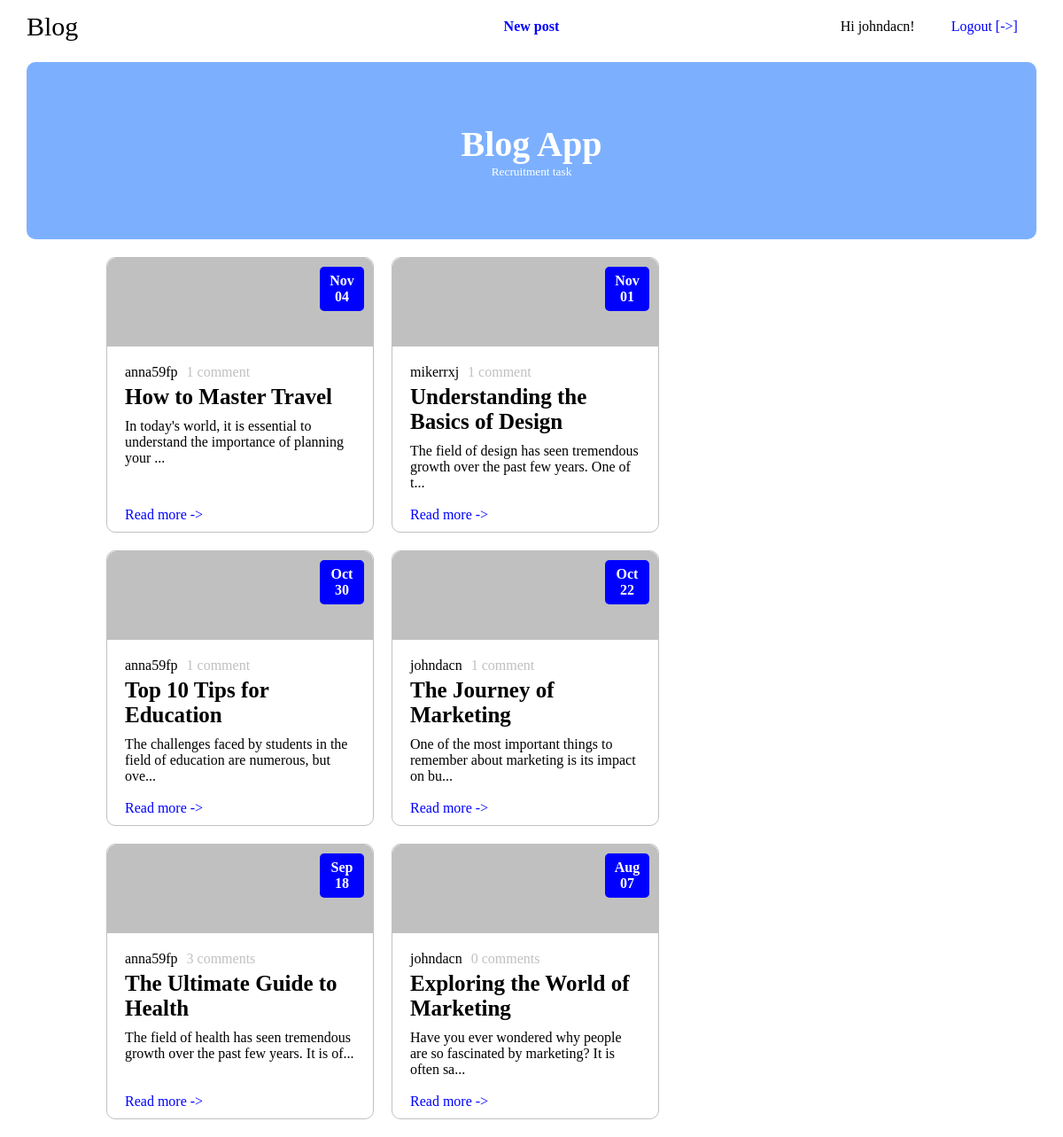
Screenshot of / (signed in) with the database file from the repository.
### blog/models.py (models this page shows, shortened)
class BlogPost(models.Model):
    author = models.ForeignKey(settings.AUTH_USER_MODEL, on_delete=models.CASCADE)
    title = models.CharField(max_length=200)
    content = models.TextField()
    created_at = models.DateTimeField(default=timezone.now)

### blog/views.py (the view)
# urls.py: path('', views.index, name="index"),
def index(request):
    posts = BlogPost.objects.annotate(comment_count=Count('comments')).order_by('-created_at')
    return render(request, 'blog/index.html', {'posts': posts})

### blog/templates/blog/index.html (shortened to what this page needs)
{% extends "base.html" %}
{% block content %}
    <div class="front-image-container">
        <div style="font-size: 40px; font-weight: bold;">Blog App</div>
        <small>Recruitment task</small>
    </div>
    {% if posts %}
        <div class="post-container">
            {% for post in posts %}
                <div class="post">
                    <div class="post-image_place_holder">
                        <div class="post-date">
                            <div>{{ post.created_at|date:"F"|slice:":3" }}</div>
                            <div>{{ post.created_at|date:"d" }}</div>
                        </div>
                    </div>
                    <div class="post-data">
                        <div class="post-data-author">
                            <div>{{ post.author.username }}</div>
                            <div>{{ post.comment_count }} {{ post.comment_count|pluralize:"comment,comments" }}</div>
                        </div>
                        <div class="post-data-title">
                            <div>{{ post.title }}</div>
                        </div>
                        <div class="post-data-content">
                            {{ post.content|slice:":80" }}...
                        </div>
                    </div>
                    <div class="post-data-readmore">
                        <a href="/post/{{ post.id }}">Read more -></a>
                    </div>
                </div>
            {% endfor %}
        </div>
    {% else %}
        <p>No blog posts available.</p>
    {% endif %}
{% endblock %}

### templates/base.html (shortened to what this page needs)
<!doctype html>
<html lang="en">
    <head>
        {% load static %}
        <link rel="stylesheet" href="{% static 'blog/css/navbar.css' %}">
        <link rel="stylesheet" href="{% static 'blog/css/post_list.css' %}">
        <link rel="stylesheet" href="{% static 'blog/css/post_details.css' %}">
    </head>
    <body>
        <nav>
            <div class="nav_bar_container">
                <div class="divider">
                    <div><a href="/">Blog</a></div>
                </div>
                <div class="divider">
                    {% if user.is_authenticated %}
                    <a href="/create_post">New post</a>
                    {% endif %}
                </div>
                <div class="divider">
                    {% if user.is_authenticated %}
                        <div>Hi {{ user }}!</div>
                        <a href="/logout">Logout [->]</a>
                    {% else %}
                        <div><a href="/login">Login</a></div>
                        <div><a href="/register">Register</a></div>
                    {% endif %}
                </div>
            </div>
        </nav>
        <main>
            {% block content %} {% endblock %}
        </main>
    </body>
</html>

### blog/static/blog/css/navbar.css (style rules this page uses)
body { background-color: white; margin: 0px; padding: 0px; }
.nav_bar_container { width: 95%; height: 60px; display: flex; flex-direction: row; margin-right: auto; margin-left: auto; }
.divider { width: 33.33%; height: 100%; display: flex; align-items: center; }
.divider:nth-child(1) { font-size: 30px; }
.divider:nth-child(1) a { text-decoration: none; color: black; }
.divider:nth-child(2) { justify-content: center; }
.divider:nth-child(2) a { padding: 5px 20px; border: 1px solid white; border-radius: 5px; text-decoration: none; color: blue; font-weight: bold; }
.divider:nth-child(3) { justify-content: flex-end; }
.divider:nth-child(3) div { margin-right: 20px; }
.divider:nth-child(3) a { padding: 5px 20px; border: 1px solid white; border-radius: 5px; text-decoration: none; color: blue; }
.front-image-container { width: 95%; height: 200px; margin-right: auto; margin-left: auto; background-color: rgb(124, 176, 255); margin-top: 10px; margin-bottom: 10px; border-radius: 10px; color: white; display: flex; flex-direction: column; justify-content: center; align-items: center; }

### blog/static/blog/css/post_list.css (style rules this page uses)
.post-container { width: 80%; display: flex; flex-direction: row; flex-wrap: wrap; margin-left: auto; margin-right: auto; margin-top: 20px; }
.post { width: 300px; margin-right: 20px; margin-bottom: 20px; border-radius: 10px; border: 1px solid silver; position: relative; }
.post-data { padding: 20px 20px 0 20px; }
.post-image_place_holder { height: 100px; width: 100%; border-top-left-radius: 10px; border-top-right-radius: 10px; background-color: silver; position: relative; }
.post-date { width: 50px; height: 50px; background-color: blue; color: white; font-weight: bold; border-radius: 5px; display: flex; flex-direction: column; justify-content: center; align-items: center; position: absolute; right: 10px; top: 10px; }
.post-data-author { display: flex; flex-direction: row; }
.post-data-author div { margin-right: 10px; }
.post-data-author div:nth-child(2) { color: silver; }
.post-data-title { word-wrap: break-word; font-size: 25px; font-weight: bold; margin-top: 5px; }
.post-data-content { word-wrap: break-word; padding-bottom: 30px; margin-top: 10px; }
.post-data-readmore { margin-top: 10px; position: absolute; bottom: 10px; left: 20px; }
.post-data-readmore a { text-decoration: none; color: blue; }

### rows the page displays
BlogPost: created_at "Nov", created_at "04", author.username "anna59fp", comment_count "1", title "How to Master Travel", content "In today's world, it is essential to understand the importance of planning your"
BlogPost: created_at "Nov", created_at "01", author.username "mikerrxj", comment_count "1", title "Understanding the Basics of Design", content "The field of design has seen tremendous growth over the past few years. One of t"
BlogPost: created_at "Oct", created_at "30", author.username "anna59fp", comment_count "1", title "Top 10 Tips for Education", content "The challenges faced by students in the field of education are numerous, but ove"
BlogPost: created_at "Oct", created_at "22", author.username "johndacn", comment_count "1", title "The Journey of Marketing", content "One of the most important things to remember about marketing is its impact on bu"
BlogPost: created_at "Sep", created_at "18", author.username "anna59fp", comment_count "3", title "The Ultimate Guide to Health", content "The field of health has seen tremendous growth over the past few years. It is of"
BlogPost: created_at "Aug", created_at "07", author.username "johndacn", comment_count "0", title "Exploring the World of Marketing", content "Have you ever wondered why people are so fascinated by marketing? It is often sa"

### other values shown
{{ user }} "johndacn"
